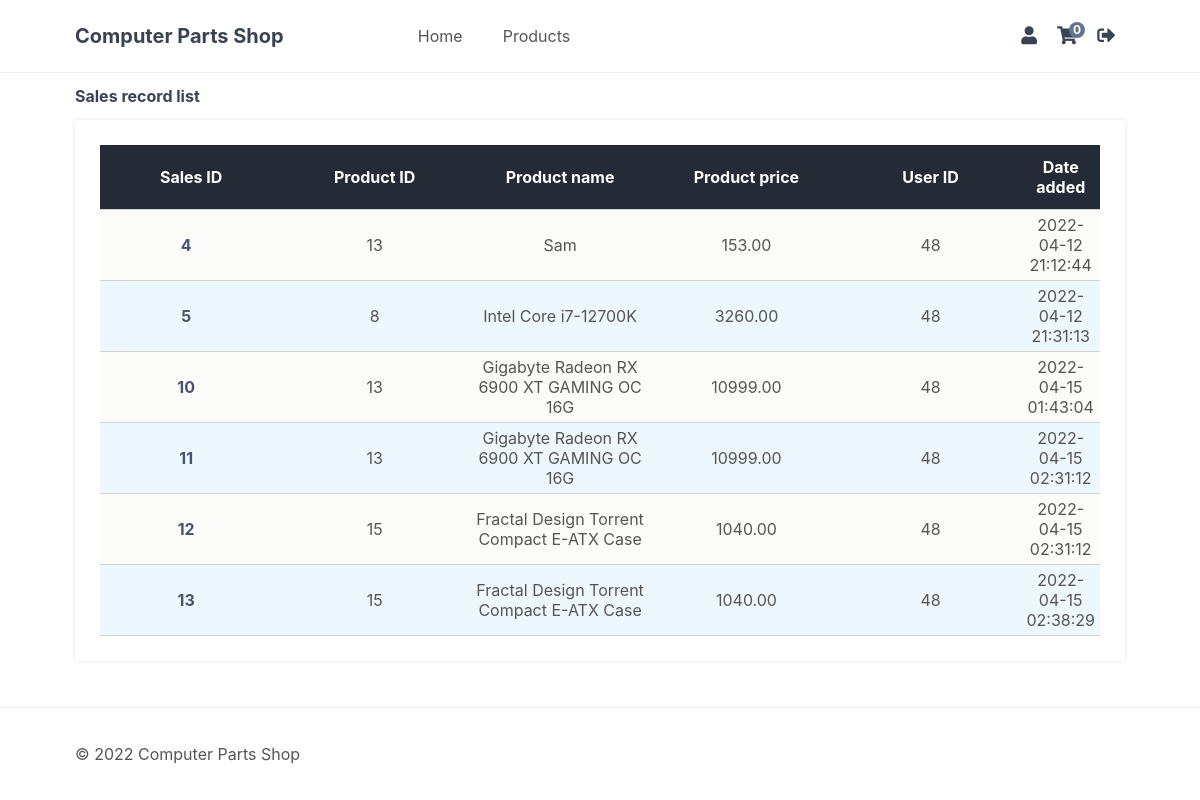
Page /view_order_record.php?id=48 (signed in) on the committed database.
### tables this page shows
CREATE TABLE `sales_record` (
  `id` int(11) NOT NULL,
  `product_id` int(11) NOT NULL,
  `product_name` varchar(200) NOT NULL,
  `product_price` decimal(7,2) NOT NULL,
  `user_id` int(11) NOT NULL,
  `date_added` datetime DEFAULT current_timestamp()
);

### view_order_record.php (the view, shortened to what this page needs)
<?php
include('functions.php');
include('php/database_connect.php');
$query = "SELECT * FROM sales_record WHERE user_id = ?";
$stmt = $con->prepare($query);
$stmt->bind_param("i", $_GET['id']);
$stmt->execute();
$result = $stmt->get_result();
?>
<?=template_header('Order record')?>
<div class="content_list">
    <h2>Sales record list</h2>
    <div>
        <?php
            if ($result->num_rows > 0) {
                echo "<table><tr><th>Sales ID</th><th>Product ID</th><th>Product name</th><th>Product price</th><th>User ID</th><th>Date added</th></tr>";
                while ($row = mysqli_fetch_array($result)) {
                    echo "<tr><td>".htmlspecialchars($row[0])."</td>";
                    echo "<td>".htmlspecialchars($row[1])."</td>";
                    echo "<td>".htmlspecialchars($row[2])."</td>";
                    echo "<td>".htmlspecialchars($row[3])."</td>";
                    echo "<td>".htmlspecialchars($row[4])."</td>";
                    echo "<td>".htmlspecialchars($row[5])."</td>";
                }
                echo "</table>";
            } else {
                echo "<p>No product found</p>";
            }
        ?>
    </div>
</div>
<?=template_footer()?>

### css/style.css (style rules this page uses)
* { box-sizing: border-box; font-family: -apple-system, BlinkMacSystemFont, "segoe ui", roboto, oxygen, ubuntu, cantarell, "fira sans", "droid sans", "helvetica neue", Arial, sans-serif; font-size: 16px; -webkit-font-smoothing: antialiased; -moz-osx-font-smoothing: grayscale; }
html { height: 100%; }
body { position: relative; min-height: 100%; color: #555555; background-color: #FFFFFF; margin: 0; padding-bottom: 100px; }
h1, h2, h3, h4, h5 { color: #394352; }
main .content_list { width: 1050px; margin: 0 auto; }
main .content_list > p, .content_list > div { box-shadow: 0 0 5px 0 rgba(0, 0, 0, 0.1); margin: 10px 0; padding: 25px; background-color: #fff; }
main .content_list > p table td, .content_list > div table td { padding: 5px; }
main .content_list > p table td:first-child, .content_list > div table td:first-child { font-weight: bold; color: #4a536e; padding-right: 15px; }
main .content_list table { border-collapse: collapse; width: 100%; text-align: center; }
main .content_list tr:nth-child(even) { background-color: #fbfbf9 }
main .content_list tr:nth-child(odd) { background-color: #ecf8fd }
main .content_list th { padding-top: 12px; padding-bottom: 12px; background-color: #252a37; color: white; width: 20%; }
main .content_list tr { border-bottom: 1pt solid #d1d1d1; }

### css/slideshow_gallery.css (style rules this page uses)
* { box-sizing: border-box; }

### rows in the picture
sales_record: id "4", product "13", product_name "Sam", product_price "153.00", user "48", date_added "2022-04-12 21:12:44"
sales_record: id "5", product "8", product_name "Intel Core i7-12700K", product_price "3260.00", user "48", date_added "2022-04-12 21:31:13"
sales_record: id "10", product "13", product_name "Gigabyte Radeon RX 6900 XT GAMING OC 16G", product_price "10999.00", user "48", date_added "2022-04-15 01:43:04"
sales_record: id "11", product "13", product_name "Gigabyte Radeon RX 6900 XT GAMING OC 16G", product_price "10999.00", user "48", date_added "2022-04-15 02:31:12"
sales_record: id "12", product "15", product_name "Fractal Design Torrent Compact E-ATX Case", product_price "1040.00", user "48", date_added "2022-04-15 02:31:12"
sales_record: id "13", product "15", product_name "Fractal Design Torrent Compact E-ATX Case", product_price "1040.00", user "48", date_added "2022-04-15 02:38:29"

### other values in the picture
$num_items_in_cart "0"
